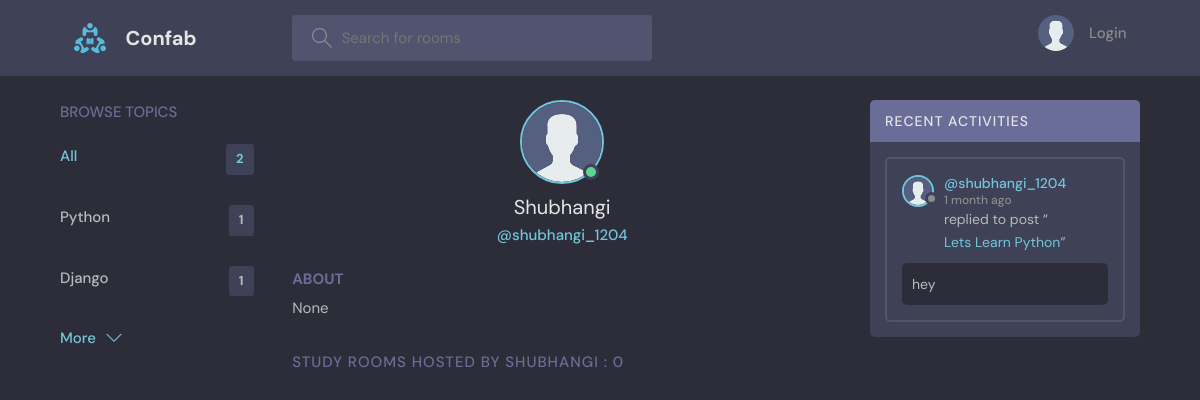
Before: /profile/2/ with the older database file.
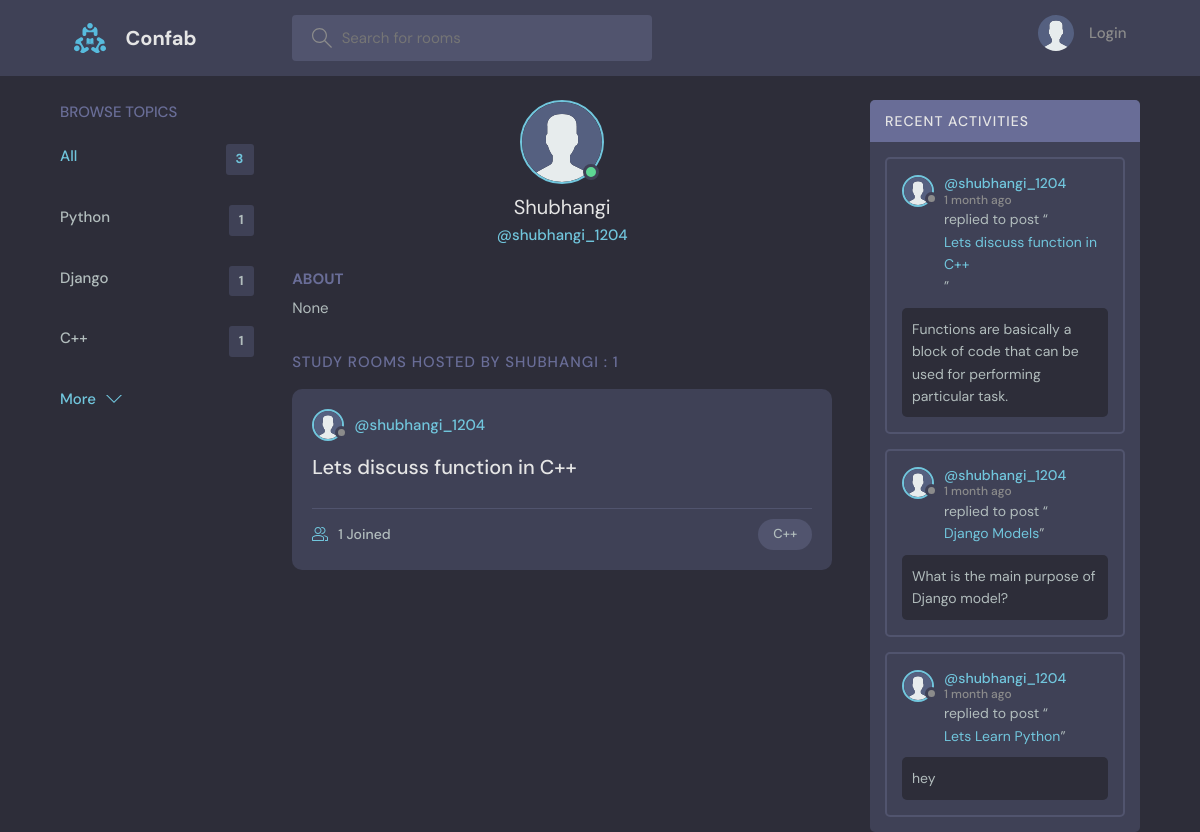
After: the same page with the newer database file.
### base/models.py (models this page shows, shortened)
class Topic(models.Model):
    name = models.CharField(max_length=200)

class User(AbstractUser):
    name = models.CharField(max_length=50, null=True)
    email = models.EmailField(unique=True, null=True)
    bio = models.TextField(null=True)
    avatar = models.ImageField(null=True, default="avatar.svg")
    url_fb = models.URLField(null=True, blank=True, verbose_name='Url-Facebook')
    url_insta = models.URLField(null=True, blank=True, verbose_name='Url-Instagram')
    url_linkedin = models.URLField(null=True, blank=True, verbose_name='Url-Linkedin')
    url_git = models.URLField(null=True, blank=True, verbose_name='Url-GitHub')
    USERNAME_FIELD = 'email'
    REQUIRED_FIELDS = []

class Message(models.Model):
    user = models.ForeignKey(User, on_delete=models.CASCADE)
    room = models.ForeignKey(Room, on_delete=models.CASCADE)
    body = models.TextField()
    updated = models.DateTimeField(auto_now=True)
    created = models.DateTimeField(auto_now_add=True)
    class Meta:
        ordering = ['-updated', '-created']

class Room(models.Model):
    host = models.ForeignKey(User, on_delete=models.SET_NULL, null=True)
    topic = models.ForeignKey(Topic, on_delete=models.SET_NULL, null=True)
    name = models.CharField(max_length=200)
    description = models.TextField(null=True, blank=True)
    participants = models.ManyToManyField(User, related_name='participants', blank=True)
    updated = models.DateTimeField(auto_now=True)
    created = models.DateTimeField(auto_now_add=True)
    class Meta:
        ordering = ['-updated', '-created']
    def __str__(self) -> str:
        return self.name

### base/views.py (the view)
# urls.py: path('profile/<str:pk>/', views.userProfile, name='user-profile'),
def userProfile(request, pk):
    user = User.objects.get(id=pk)
    rooms = user.room_set.all()
    room_messages = user.message_set.all()
    topics = Topic.objects.all()
    context = {'user': user, 'rooms': rooms, 'room_messages': room_messages, 'topics': topics}
    return render(request, 'base/profile.html', context)

### base/templates/base/profile.html (shortened to what this page needs)
{% extends 'main.html' %}
{% load static %}
{% block content %}
  <main class="profile-page layout layout--3">
    <div class="container">
      {% include 'base/topics_component.html' %}
      <div class="roomList">
        <div class="profile">
          <div class="profile__avatar">
            <div class="avatar avatar--large active">
              <img src="{{user.avatar.url}}" />
            </div>
          </div>
          <div class="profile__info">
            <h3>{{user.name}}</h3>
            <p>@{{user.username}}</p>
          </div>
          <div class="profile__about">
            <h3>About</h3>
            <p>
              {{user.bio}}
            </p>
          </div>
        </div>
        <div class="roomList__header">
          <div>
            <h2>Study Rooms Hosted by {{user.name}} : {{rooms.count}} </a>
            </h2>
          </div>
        </div>
        {% include 'base/feed_component.html' %}
      </div>
      {% include 'base/activity_component.html' %}
    </div>
  </main>
{% endblock content %}

### base/templates/base/topics_component.html
<div class="topics">
  <div class="topics__header">
    <h2>Browse Topics</h2>
  </div>
  <ul class="topics__list">
    <li>
      <a href="{% url 'home' %}" class="active">All <span>{{topics.count}}</span></a>
    </li>
    {% for topic in topics %}
    <li>
      <a href="{% url 'home' %}?q={{topic.name}}">{{topic.name}}<span>{{topic.room_set.all.count}}</span></a>
    </li>
    {% endfor %}
  </ul>
  <a class="btn btn--link" href="{% url 'topics' %}">
    More
    <svg version="1.1" xmlns="http://www.w3.org/2000/svg" width="32" height="32" viewBox="0 0 32 32">
      <title>chevron-down</title>
      <path d="M16 21l-13-13h-3l16 16 16-16h-3l-13 13z"></path>
    </svg>
  </a>
</div>

### base/templates/base/feed_component.html (shortened to what this page needs)
{% for room in rooms %}
<div class="roomListRoom">
  <div class="roomListRoom__header">
    <a
      href="{% url 'user-profile' room.host.id %}"
      class="roomListRoom__author"
    >
      <div class="avatar avatar--small">
        <img src="{{room.host.avatar.url}}" />
      </div>
      <span>@{{room.host.username}}</span>
    </a>
  </div>
  <div class="roomListRoom__content">
    <a href="{% url 'room' room.id %}">{{room.name}}</a>
  </div>
  <div class="roomListRoom__meta">
    <a href="{% url 'room' room.id %}" class="roomListRoom__joined">
      {{room.participants.all.count}} Joined
    </a>
    <p class="roomListRoom__topic">{{room.topic.name}}</p>
  </div>
</div>
{% endfor %}

### base/templates/base/activity_component.html (shortened to what this page needs)
<div class="activities">
  <div class="activities__header">
    <h2>Recent Activities</h2>
  </div>
  {% for message in room_messages%}
  <div class="activities__box">
    <div class="activities__boxHeader roomListRoom__header">
      <a
        href="{% url 'user-profile' message.user.id %}"
        class="roomListRoom__author"
      >
        <div class="avatar avatar--small">
          <img src="{{message.user.avatar.url}}" />
        </div>
        <p>
          @{{message.user.username}}
          <span>{{message.created|timesince}} ago</span>
        </p>
      </a>
    </div>
    <div class="activities__boxContent">
      <p>
        replied to post “<a href="{% url 'room' message.room.id %}"
          >{{message.room}}</a
        >”
      </p>
      <div class="activities__boxRoomContent">{{message.body}}</div>
    </div>
  </div>
  {% endfor %}
</div>

Changed rows visible on the page:
added Topic: name "C++", room_set.all.count "1"
changed User "Shubhangi": count "0" → "1"
added Room: host.avatar (placeholder picture), host.username "shubhangi_1204", name "Lets discuss function in C++", participants.all.count "1", topic.name "C++"
added Message: user.avatar (placeholder picture), user.username "shubhangi_1204", created "1 month", room "Lets discuss function in C++", body "Functions are basically a block of code that can be used for performing particular task."
added Message: user.avatar (placeholder picture), user.username "shubhangi_1204", created "1 month", room "Django Models", body "What is the main purpose of Django model?"
Other visible differences:
{{ topics.count }}: "2" → "3"
